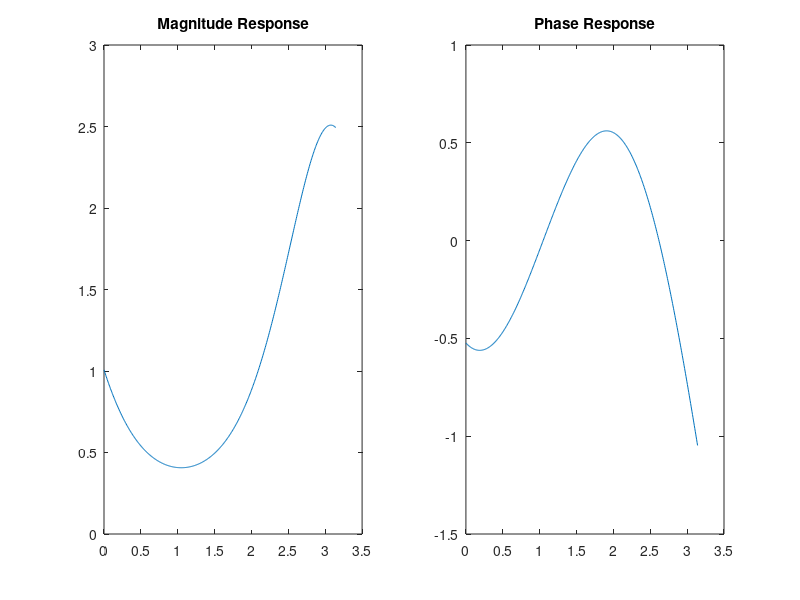

The MATLAB source for this figure:
w = [0:1:500]*pi/500;
x = exp(1i*(w-(pi/3))./exp(1i*(w-(pi/3)))-0.9);

subplot(1, 2, 1);
plot(w, abs(x));
title("Magnitude Response");

subplot(1, 2, 2);
plot(w, angle(x));
title("Phase Response");
